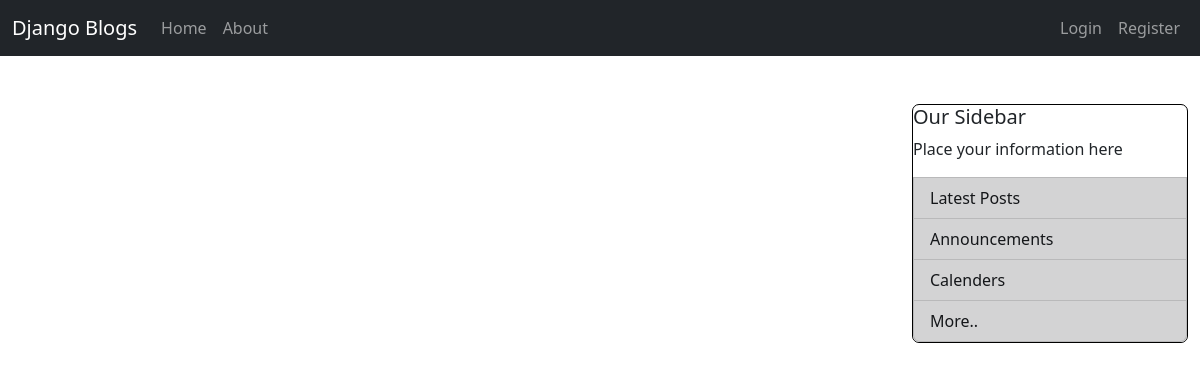
/, run on an earlier commit of the app's database.
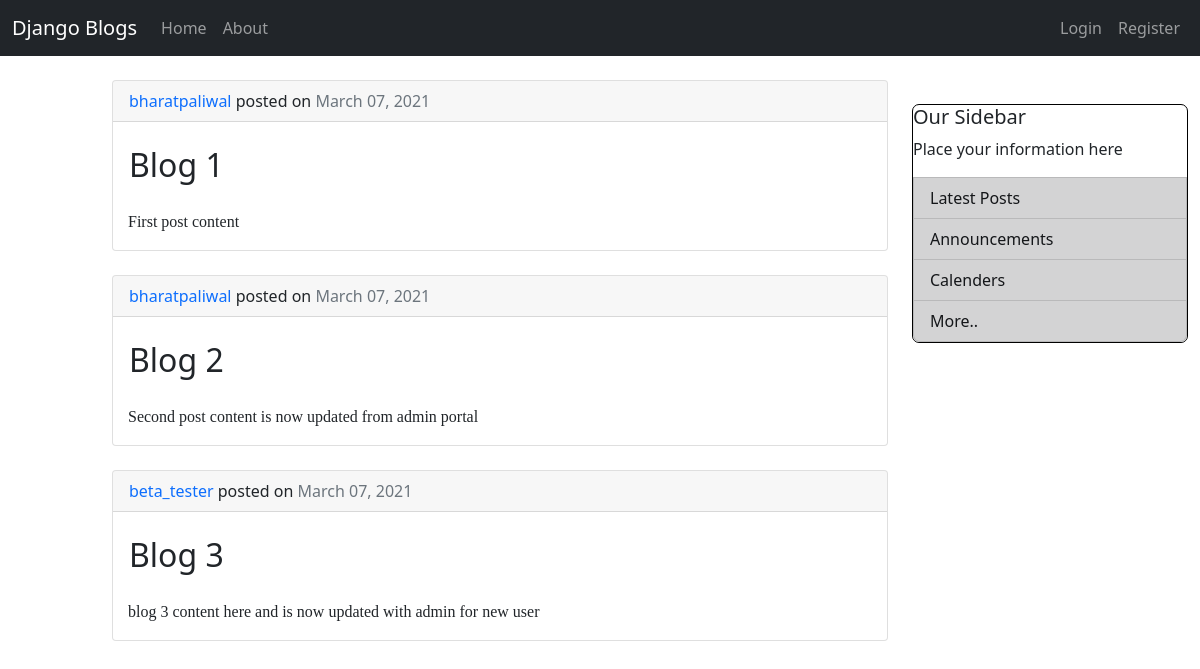
And on a later commit of the database.
### blog/models.py (models this page shows, shortened)
class Post(models.Model):
  title = models.CharField(max_length=100)
  content = models.TextField()
  date_posted = models.DateTimeField(default=timezone.now)
  author = models.ForeignKey(User,on_delete=models.CASCADE)

### blog/views.py (the view)
# urls.py: path("",views.home,name="blog_home"),
def home(request):
  context = {
    'posts' : Post.objects.all(),
  }
  return render(request, 'blog/home.html',context)

### blog/templates/blog/home.html
{% extends "blog/base.html" %}
  {% block content %}
        {% for post in posts %}
            <div class='card mt-4 mb-4'>
              <p class="card-header">
                <span class="strong text-primary"> {{ post.author }} </span>
                posted on  <span class="text-muted" > {{ post.date_posted|date:"F d, Y"}} </span>
              </p>
              <h1 class="card-body">
                  <span class="bold fs-2"> {{ post.title }} </span>
              </h1>
              <p style="font-family:'Times New Roman', Times, serif; padding-left: 15px;">{{post.content}}</p>
            </div>
        {% endfor %}
  {% endblock content %}

### blog/templates/blog/base.html (shortened to what this page needs)
{% load static %}
<!DOCTYPE html>
<html lang="en">
<head>
  <link href="https://cdn.jsdelivr.net/npm/bootstrap@5.0.0-beta2/dist/css/bootstrap.min.css" rel="stylesheet">
  <link rel="stylesheet" href="{% static 'blog/main.css' %}">
</head>
<body>
  <nav class="navbar navbar-expand-lg navbar-dark bg-dark sticky-top">
    <div class="container-fluid">
      <a class="navbar-brand" href="/">Django Blogs</a>
      <div class="collapse navbar-collapse" id="navbarSupportedContent">
        <ul class="navbar-nav me-auto mb-2 mb-lg-0">
          <li class="nav-item">
            <a class="nav-link" aria-current="page" href="{% url 'blog_home' %}">Home</a>
          </li>
          <li class="nav-item">
            <a class="nav-link" href="{% url 'blog_about' %}">About</a>
          </li>
        </ul>
        <div class="navbar-nav">
          {% if user.is_authenticated %}
            <li class="nav-item">
              <a class="nav-link" href="{% url 'profile' %}">Profile</a>
            </li>
            <li class="nav-item">
              <a class="nav-link" href="{% url 'logout' %}">Logout</a>
            </li>
          {% else %}
            <li class="nav-item">
              <a class="nav-link" href="{% url 'login' %}">Login</a>
            </li>
            <li class="nav-item">
              <a class="nav-link" href="{% url 'register' %}">Register</a>
            </li>
          {% endif %}
        </div>
      </div>
    </div>
  </nav>
  <div class="container-fluid">
    <div class="row">
      <div class="col-12 col-sm-8 offset-sm-1">
        {% block content %}{% endblock %}
      </div>
      <div class="col-sm-3 d-none d-md-block">
        <ul class="list-group mt-5 display-sidebar">
          <h5>Our Sidebar</h5>
          <p>Place your information here</p>
          <li class="list-group-item list-group-item-action list-group-item-dark">Latest Posts</li>
          <li class="list-group-item list-group-item-action list-group-item-dark">Announcements</li>
          <li class="list-group-item list-group-item-action list-group-item-dark">Calenders</li>
          <li class="list-group-item list-group-item-action list-group-item-dark">More..</li>
        </ul>
      </div>
    </div>
  </div>
</body>
</html>

### blog/static/blog/main.css (style rules this page uses)
.display-sidebar { border: 1px solid #000; font-size: 16px; font-weight: 500; border-radius: 7px; }

What changed in the data, as far as the page shows it:
added Post: author "bharatpaliwal", date_posted "March 07, 2021", title "Blog 1", content "First post content"
added Post: author "bharatpaliwal", date_posted "March 07, 2021", title "Blog 2", content "Second post content is now updated from admin portal"
added Post: author "beta_tester", date_posted "March 07, 2021", title "Blog 3", content "blog 3 content here and is now updated with admin for new user"
